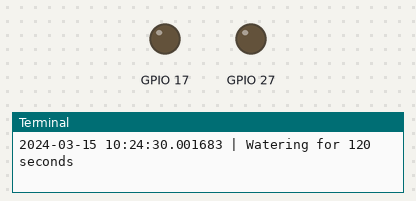
Bench run of a program on a simulated Raspberry Pi (BCM pin numbers). On the bench: output pins drawn as LEDs (lit = HIGH), the last lines printed to the terminal. The clock reads 2024-03-15 10:24:30 at power-on unless the program sets it; parts the program declares active-low are drawn by pin level, so they are really on while drawn off. At 120.0 s the program stops and its outputs stay as they are.

Above: at 0.1 s.
At 120.1 s:
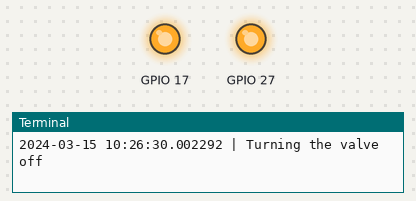
Timing chart, 0 to 121.5 s (numbered marks = the images above):
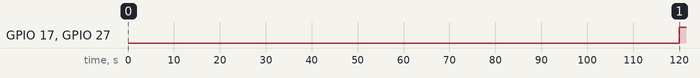

The program:

valve.py
```python
import gpiozero
from gpiozero.pins.mock import MockFactory
from datetime import datetime
from time import sleep


class Valve:
    """Solenoid valve controlled through relay board

    Valve is wired with "high side switching" and "low side switching".
    That is, both 24VAC lines are switched on/off with one relay each.

    Control lines are active-low pull-downs.

    Inputs:
     relay1_pin:     Default 17
     relay2_pin:     Default 27
     active_high:    Default: False. Pulling line low energizes the relay.
     mock_on_fail:   Default: True. If GPIO pins don't exist, automatically mock.
     debug:          Default: False. Outputs debugging messages.

    All timing delays are blocking.

    """


    def __init__(self,
                 relay1_pin=17,
                 relay2_pin=27,
                 active_high=False,
                 mock_on_fail=True,
                 debug=False):
        self.debug = debug
        try:
            self.relay1 = gpiozero.DigitalOutputDevice(relay1_pin, active_high=active_high)
            self.relay2 = gpiozero.DigitalOutputDevice(relay2_pin, active_high=active_high)
        except:
            if self.debug: print(f"{datetime.now()} | GPIO error. Trying mock pin factory.")
            gpiozero.Device.pin_factory = MockFactory()
            self.relay1 = gpiozero.DigitalOutputDevice(relay1_pin, active_high=active_high)
            self.relay2 = gpiozero.DigitalOutputDevice(relay2_pin, active_high=active_high)


    def off(self):
        """Immediately turns the valve off.
        """
        self.__off()


    def on(self, duration=None):
        """Immediately turns the valve on.

        duration:   Leaves valve on and exits if duration is unspecified or None.
                    Otherwise, blocks for duration seconds and then turns off the valve.
        """
        self.__on()

        if duration is not None:
            if self.debug: print(f"{datetime.now()} | Watering for {duration} seconds")
            sleep(duration)
            self.off()


    def __off(self):
        if self.debug: print(f"{datetime.now()} | Turning the valve off")
        self.relay1.off()
        self.relay2.off()


    def __on(self):
        if self.debug: print(f"{datetime.now()} | Turning the valve on")
        self.relay1.on()
        self.relay2.on()

    def timer(self, duration):
        """Convenience function for readability"""
        self.on(duration=duration)


    def status(self):
        """Returns On or Off state of the valve"""
        return True if (self.relay1.value and self.relay2.value) else False


if __name__ == "__main__":
    v = Valve(debug=True)
    v.on(duration=2*60)
```

Measured:
- by itself, GPIO 17, GPIO 27: LOW → HIGH at 120 s
